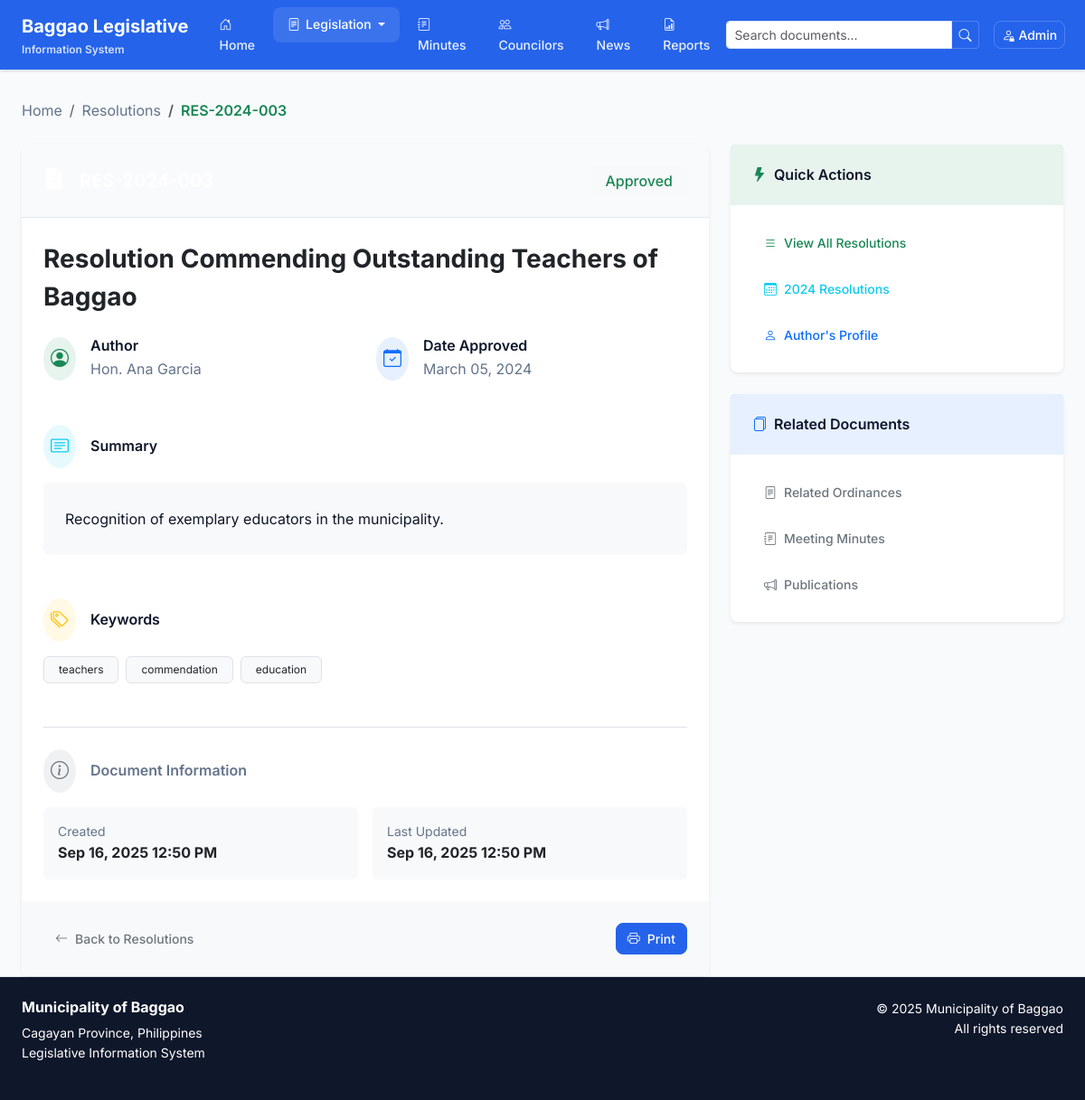
/resolutions/view/3, run on an earlier commit of the app's database.
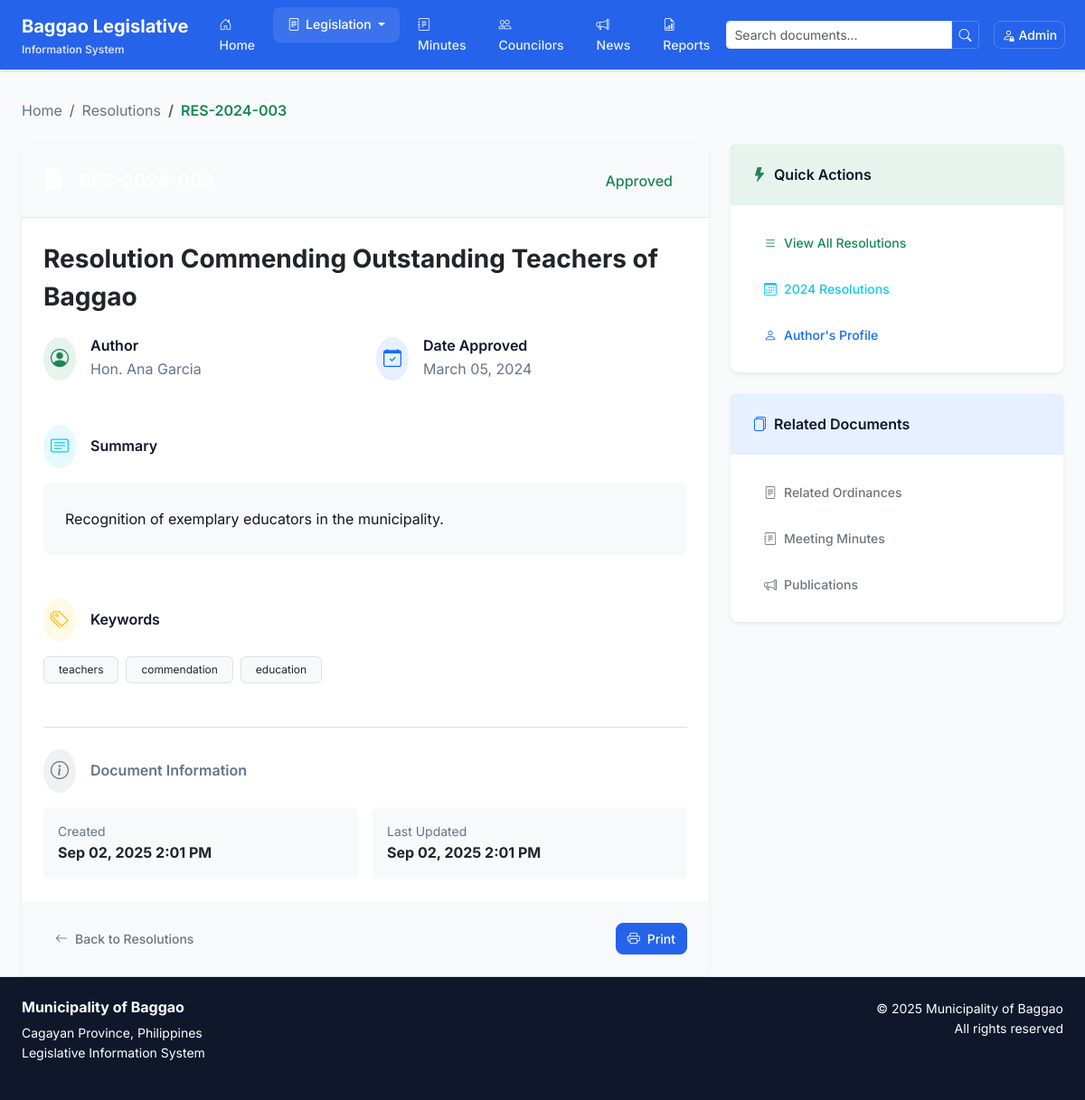
And on a later commit of the database.
### tables this page shows
CREATE TABLE `resolutions` (
  `id` int(11) NOT NULL,
  `resolution_number` varchar(50) NOT NULL,
  `subject` text NOT NULL,
  `author_id` int(11) NOT NULL,
  `date_approved` date NOT NULL,
  `status` enum('approved','pending','rejected') DEFAULT 'pending',
  `file_path` varchar(255) DEFAULT NULL,
  `summary` text DEFAULT NULL,
  `keywords` varchar(255) DEFAULT NULL,
  `created_at` timestamp NOT NULL DEFAULT current_timestamp(),
  `updated_at` timestamp NOT NULL DEFAULT current_timestamp() ON UPDATE current_timestamp()
);

CREATE TABLE `councilors` (
  `id` int(11) NOT NULL,
  `name` varchar(100) NOT NULL,
  `photo` varchar(255) DEFAULT NULL,
  `position` varchar(50) NOT NULL,
  `term_start` year(4) NOT NULL,
  `term_end` year(4) NOT NULL,
  `committees` text DEFAULT NULL,
  `contact_info` text DEFAULT NULL,
  `status` enum('active','inactive') DEFAULT 'active',
  `created_at` timestamp NOT NULL DEFAULT current_timestamp(),
  `updated_at` timestamp NOT NULL DEFAULT current_timestamp() ON UPDATE current_timestamp()
);

### core/Controller.php (called while the page is built, shortened)
<?php
class Controller {
    protected function loadView($view, $data = []) {
        extract($data);
        include "views/{$view}.php";
        include "views/layout.php";
    }
}
?>

### controllers/ResolutionController.php (called while the page is built, shortened)
<?php
class ResolutionController extends Controller {
    public function view($id) {
        $resolutionModel = new Resolution();
        $resolution = $resolutionModel->findByIdWithAuthor($id);
        $data = ['resolution' => $resolution];
        $this->loadView('resolutions/view', $data);
    }
}
?>

### index.php (called while the page is built, shortened)
<?php
require_once 'config/database.php';
spl_autoload_register(function ($class_name) {
    $directories = [
        'models/',
        'controllers/',
        'core/'
    ];
    foreach ($directories as $directory) {
        $file = $directory . $class_name . '.php';
        if (file_exists($file)) {
            return;
        }
    }
});
$request = $_GET['page'] ?? 'home';
$action = $_GET['action'] ?? 'index';
$id = $_GET['id'] ?? null;
$routes = [
    'home' => 'HomeController',
    'ordinances' => 'OrdinanceController',
    'resolutions' => 'ResolutionController',
    'minutes' => 'MinuteController',
    'councilors' => 'CouncilorController',
    'publications' => 'PublicationController',
    'reports' => 'ReportController',
    'admin' => 'AdminController',
    'auth' => 'AuthController'
];
if (isset($routes[$request])) {
    $controller = new $controller_name();
    if (method_exists($controller, $action)) {
        $controller->$action($id);
    } else {
        $controller->index();
    }
} else {
    include 'views/404.php';
}
?>

### core/Model.php (called while the page is built, shortened)
<?php
class Model {
    public function __construct() {
        $database = new Database();
        $this->db = $database->getConnection();
    }
}
?>

### config/database.php (called while the page is built, shortened)
<?php
class Database {
    private $host = DB_HOST;
    private $db_name = DB_NAME;
    private $username = DB_USER;
    private $password = DB_PASS;
    private $conn = null;
    public function getConnection() {
        if ($this->conn === null) {
            try {
                $this->conn = new PDO(
                    "mysql:host=" . $this->host . ";dbname=" . $this->db_name,
                    $this->username,
                    $this->password,
                    array(
                        PDO::ATTR_ERRMODE => PDO::ERRMODE_EXCEPTION,
                        PDO::ATTR_DEFAULT_FETCH_MODE => PDO::FETCH_ASSOC,
                        PDO::MYSQL_ATTR_INIT_COMMAND => "SET NAMES utf8"
                    )
                );
            } catch(PDOException $exception) {
                echo "Connection error: " . $exception->getMessage();
                die();
            }
        }
        return $this->conn;
    }
}
?>

### models/Resolution.php (called while the page is built, shortened)
<?php
class Resolution extends Model {
    public function findByIdWithAuthor($id) {
        $sql = "SELECT r.*, c.name as author_name
                FROM resolutions r
                LEFT JOIN councilors c ON r.author_id = c.id
                WHERE r.id = ?";
        $stmt = $this->db->prepare($sql);
        $stmt->execute([$id]);
        return $stmt->fetch();
    }
}
?>

### views/resolutions/view.php (the view, shortened to what the changed rows need)
<div class="mb-4">
    <nav aria-label="breadcrumb">
        <ol class="breadcrumb mb-0">
            <li class="breadcrumb-item"><a href="<?= BASE_URL ?>" class="text-muted text-decoration-none">Home</a></li>
            <li class="breadcrumb-item"><a href="<?= BASE_URL ?>resolutions" class="text-muted text-decoration-none">Resolutions</a></li>
            <li class="breadcrumb-item active text-success fw-semibold"><?= htmlspecialchars($resolution['resolution_number']) ?></li>
        </ol>
    </nav>
</div>
<div class="row g-4">
    <div class="col-lg-8">
        <div class="card border-0 shadow-sm">
            <div class="card-header bg-gradient-to-r from-success to-primary text-white d-flex justify-content-between align-items-center p-4">
                <h5 class="mb-0 fw-bold d-flex align-items-center">
                    <i class="bi bi-file-earmark-check-fill me-3 fs-4"></i>
                </h5>
                <span class="badge bg-<?= $resolution['status'] === 'approved' ? 'light text-success' : ($resolution['status'] === 'pending' ? 'warning text-dark' : 'danger') ?> px-3 py-2 fs-6">
                    <?= ucfirst($resolution['status']) ?>
                </span>
            </div>
            <div class="card-body p-4">
                <h3 class="card-title mb-4 text-dark fw-bold lh-base"><?= htmlspecialchars($resolution['subject']) ?></h3>
                <div class="row g-4 mb-5">
                    <div class="col-md-6">
                        <div class="d-flex align-items-start">
                            <div>
                                <h6 class="mb-1 fw-semibold">Author</h6>
                                <p class="text-muted mb-0"><?= htmlspecialchars($resolution['author_name']) ?></p>
                            </div>
                        </div>
                    </div>
                    <div class="col-md-6">
                        <div class="d-flex align-items-start">
                            <div>
                                <h6 class="mb-1 fw-semibold">Date Approved</h6>
                                <p class="text-muted mb-0"><?= date('F d, Y', strtotime($resolution['date_approved'])) ?></p>
                            </div>
                        </div>
                    </div>
                </div>
                <?php if (!empty($resolution['summary'])): ?>
                    <div class="mb-5">
                        <div class="d-flex align-items-center mb-3">
                            <div class="bg-info bg-opacity-10 rounded-circle p-2 me-3">
                                <i class="bi bi-card-text text-info fs-5"></i>
                            </div>
                            <h6 class="mb-0 fw-semibold">Summary</h6>
                        </div>
                        <div class="bg-light rounded-3 p-4">
                            <p class="mb-0 lh-lg" style="text-align: justify;"><?= nl2br(htmlspecialchars($resolution['summary'])) ?></p>
                        </div>
                    </div>
                <?php endif; ?>
                <?php if (!empty($resolution['keywords'])): ?>
                    <div class="mb-5">
                        <div class="d-flex align-items-center mb-3">
                        </div>
                        <div class="d-flex flex-wrap gap-2">
                            <?php
                            $keywords = explode(',', $resolution['keywords']);
                            foreach ($keywords as $keyword):
                            ?>
                                <span class="badge bg-light text-dark border px-3 py-2 fw-normal"><?= htmlspecialchars(trim($keyword)) ?></span>
                            <?php endforeach; ?>
                        </div>
                    </div>
                <?php endif; ?>
                <div class="border-top pt-4">
                    <div class="d-flex align-items-center mb-3">
                    </div>
                    <div class="row g-3">
                        <div class="col-md-6">
                            <div class="bg-light rounded-2 p-3">
                                <small class="text-muted d-block">Created</small>
                                <strong class="text-dark"><?= date('M d, Y g:i A', strtotime($resolution['created_at'])) ?></strong>
                            </div>
                        </div>
                        <div class="col-md-6">
                            <div class="bg-light rounded-2 p-3">
                                <small class="text-muted d-block">Last Updated</small>
                                <strong class="text-dark"><?= date('M d, Y g:i A', strtotime($resolution['updated_at'])) ?></strong>
                            </div>
                        </div>
                    </div>
                </div>
            </div>
        </div>
    </div>
    <div class="col-lg-4">
        <div class="card border-0 shadow-sm mb-4">
            <div class="card-body p-4">
                <div class="d-grid gap-3">
                    <a href="<?= BASE_URL ?>resolutions" class="btn btn-outline-success d-flex align-items-center">
                        <i class="bi bi-list me-2"></i> View All Resolutions
                    </a>
                    <a href="<?= BASE_URL ?>resolutions?year=<?= date('Y', strtotime($resolution['date_approved'])) ?>" class="btn btn-outline-info d-flex align-items-center">
                        <i class="bi bi-calendar3 me-2"></i> <?= date('Y', strtotime($resolution['date_approved'])) ?> Resolutions
                    </a>
                    <a href="<?= BASE_URL ?>councilors/view/<?= $resolution['author_id'] ?>" class="btn btn-outline-primary d-flex align-items-center">
                        <i class="bi bi-person me-2"></i> Author's Profile
                    </a>
                </div>
            </div>
        </div>
    </div>
</div>

What changed in the data, as far as the page shows it:
changed resolutions "Resolution Commending Outstanding Teachers of Baggao": created_at "Sep 16, 2025 12:50 PM" → "Sep 02, 2025 2:01 PM"; updated_at "Sep 16, 2025 12:50 PM" → "Sep 02, 2025 2:01 PM"
